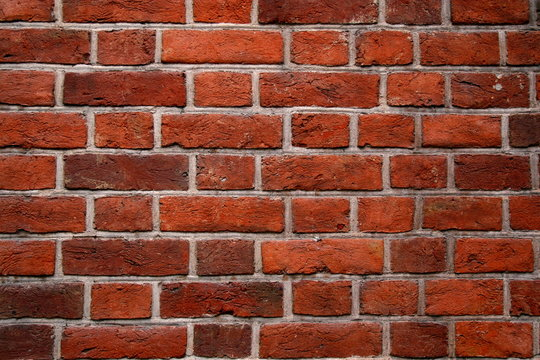
#> input picture Ladrillos.jpg, 540 x 360 px
$ python Practica01_VI.py
#> lines starting #> are read from the running program, lines starting #| are printed output that depends on the picture; after the words box and inside, x2 and y2 are one past the last pixel; in counts of white or black regions, pixels touching at a corner belong together
# -*- coding: utf-8 -*-
"""
Created on Wed Apr 10 21:25:10 2024

@author: Roberto Martinez Bailon
"""

import cv2
import numpy as np
imagen=cv2.imread("Ladrillos.jpg",0)
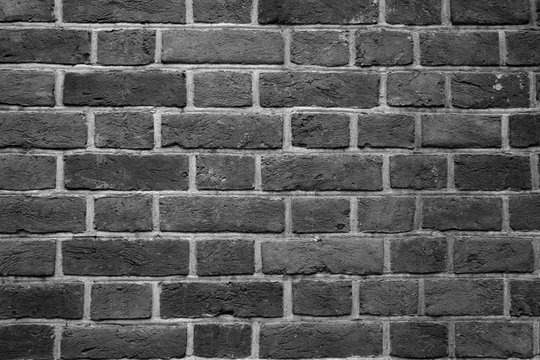
#> imagen: shape (360, 540); min 0, max 246, mean 87.8
kernel=np.array([[1,1,1],[0,0,0],[-1,-1,-1]])

m,n=imagen.shape
#> m = 360; n = 540
filtrada=np.zeros_like(imagen)

for x in range(m-2):
    for y in range(n-2):
      res=np.sum(imagen[x:x+3,y:y+3]*kernel)
      if abs(res)>50:
           filtrada[x,y]=255
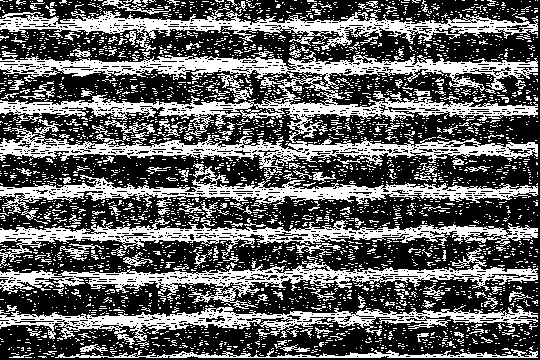
#> filtrada: shape (360, 540); 37.7% white; 3430 white regions (3245 under 20 px), largest, box (x1, y1, x2, y2) and area: (0, 51, 538, 214) 26730, (0, 248, 538, 309) 6719, (0, 4, 538, 51) 6608
          # print(res)

cv2.imshow("imagen original",imagen)
cv2.imshow("imagen filtrada",filtrada)
cv2.waitKey()
cv2.destroyAllWindows()
